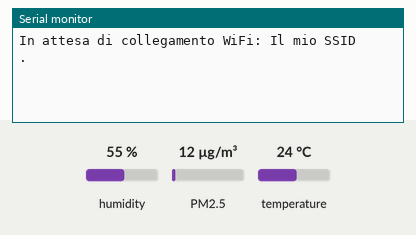
Bench run of a sketch on a simulated ESP8266 (NodeMCU). On the bench: the last lines printed to the serial monitor. The inputs (shaded band) are chosen by the test bench; at power-on: humidity 55 %, PM2.5 12 µg/m³, temperature 24 °C. WiFi joins after 1.5 s; servers stay silent unless stated.

Above: at 1.2 s.
1.3 s: humidity set to 22 %
At 5.22 s:
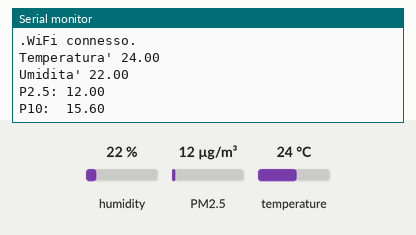
At 5.8 s:
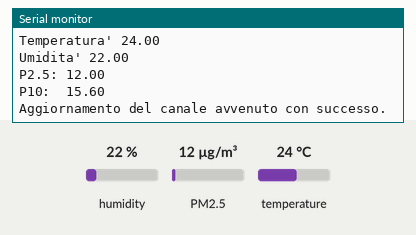

Measured:
- after the input at 1.3 s, the serial monitor: prints a new line after 3.7 s (image 1)

The sketch:

monitoraggio_aria.ino
```cpp
#include <DHT.h>                  //Libreria Sensore Temperatura e Umidita'
#include <SDS011.h>               //Libreria Sensore Polveri Sottili pm 2.5 e pm 10.0
#include "ThingSpeak.h"           //Libreria invio dati al sito web ThingSpeak
//#include "secrets.h"              //Libreria rilevazione delle password per l'accesso wifi
#include <ESP8266WiFi.h>          //Libreria sensore wifi della scheda
#define DHTPIN D7                //Costante del pin digitale D7 per l'acquisizione della Temperatura e l'Umidita'
#define DHTTYPE DHT22            //Costante DHT22 nome del sensore

#define SECRET_CH_ID 0000000    // sostituire 0000000 con l'ID del canale
#define SECRET_WRITE_APIKEY "XYZ" // sostituire XYZ con la API Key del canale
#define SECRET_SSID "Il mio SSID"      // sostituire Il mio SSID con il SSID della rete WiFi
#define SECRET_PASS "Password_Wi-Fi"  // sostituire Password_Wi-Fi con la password WiFi

DHT dht(DHTPIN, DHTTYPE);
SDS011 my_sds;

char ssid[] = SECRET_SSID;   //Nome della rete
char pass[] = SECRET_PASS;   //Password della rete
int keyIndex = 0;
WiFiClient  client;
unsigned long myChannelNumber = SECRET_CH_ID;
const char * myWriteAPIKey = SECRET_WRITE_APIKEY;

//Inizializziamo i valori da rilevare tramite i sensori
float temperatura = 0;
float umidita = 0;
float pm2_5 = 0;
float pm10 = 0;
String stato = "Dati aggiornati";

void Temperatura(){
    temperatura=dht.readTemperature(); //Assegna la Temperatura
    Serial.println("Temperatura' " + String(temperatura));  //Stampa Temperatura
}

void Umidita(){
    umidita=dht.readHumidity();   //Assegna l'Umidita'
    Serial.println("Umidita' " + String(umidita));  //Stampa Umidita'
}

void Polveri_sottili(){
    int error;
    error = my_sds.read(&pm2_5,&pm10);
    if (!error){                              //Controlla se e' presente un errore
      Serial.println("P2.5: "+String(pm2_5)); //Stampa pm2.5
      Serial.println("P10:  "+String(pm10));  //Stampa pm10
    }
    else
     Serial.println("Errore polveri sottili."); //Stampa errore quando la rilevazione non e' andata a buon fine
}

void setup() {
  Serial.begin(9600);       //Velocita' trasmissione scheda
  dht.begin();              //Velocita' trasmissione dati dal sensore di temperatura
  my_sds.begin(D1, D2);    //D1 va su TX di SDS011, D2 va su RX di SDS011
  WiFi.mode(WIFI_STA);
  ThingSpeak.begin(client); //Inizializziamo ThingSpeak
}

void loop() {
  //Collegamento alla rete WiFi
  if(WiFi.status() != WL_CONNECTED){
    Serial.print("In attesa di collegamento WiFi: ");
    Serial.println(SECRET_SSID);
    while(WiFi.status() != WL_CONNECTED){
      WiFi.begin(ssid, pass);     //collegamento a una rete di sicurezza WPA/WPA2
      Serial.print(".");
      delay(5000);
    }
    Serial.println("WiFi connesso.");
  }

  //Settiamo i valori acquisiti in precedenza
  Temperatura();
  Umidita();
  Polveri_sottili();
  ThingSpeak.setField(1, temperatura);
  ThingSpeak.setField(2, umidita);
  ThingSpeak.setField(3, pm2_5);
  ThingSpeak.setField(4, pm10);
  ThingSpeak.setStatus(stato);    //Settiamo lo stato


  //Scriviamo sul canale di ThingSpeak
  int x = ThingSpeak.writeFields(myChannelNumber, myWriteAPIKey);
  if(x == 200){
    Serial.println("Aggiornamento del canale avvenuto con successo.");
  }
  else{
    Serial.println("Problema con l'aggiornamento del canale. Codice errore HTTP: " + String(x));
  }
  delay(3600000); //Attende un'ora prima di aggiornare nuovamente il canale con i nuovi dati in ingresso
}
```
